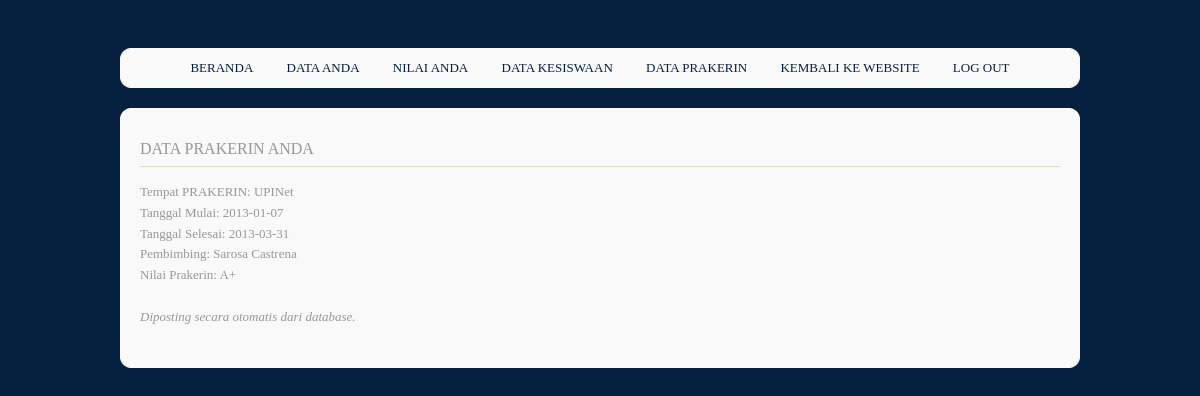
Screenshot of /siswa/hubin.php (signed in) with the database file from the repository.
### tables this page shows
CREATE TABLE IF NOT EXISTS `tbl_tatausaha` (
  `nis` varchar(15) NOT NULL,
  `kelas` text NOT NULL,
  `jurusan` text NOT NULL,
  `nama` text NOT NULL,
  `tempat_lahir` text NOT NULL,
  `tanggal_lahir` date NOT NULL,
  `jenis_kelamin` varchar(1) NOT NULL,
  `agama` text NOT NULL,
  `alamat` text NOT NULL,
  `telp` text NOT NULL,
  `nama_ayah` text NOT NULL,
  `alamat_ayah` text NOT NULL,
  `telp_ayah` text NOT NULL,
  `nama_ibu` text NOT NULL,
  `alamat_ibu` text NOT NULL,
  `telp_ibu` text NOT NULL,
  `sisa_iuran_bulanan` text NOT NULL,
  `sisa_dana_bangunan` text NOT NULL,
  PRIMARY KEY (`nis`),
  KEY `tanggal_lahir` (`tanggal_lahir`)
);

CREATE TABLE IF NOT EXISTS `tbl_hubin` (
  `nis` varchar(15) NOT NULL,
  `tempat` text NOT NULL,
  `mulai` text NOT NULL,
  `selesai` text NOT NULL,
  `pembimbing` text NOT NULL,
  `nilai` text NOT NULL,
  PRIMARY KEY (`nis`)
);

### config/lib.php (called while the page is built, shortened)
<?php
	function IsLoggedIn()
	{
		return true;
	}
	function GetLoginInfo()
	{
		if( IsLoggedIn() )
		{
			$data["user"]	= $_SESSION['username'];
			$data["pass"]	= $_SESSION['password'];
			$data["flag"]	= $_SESSION['flag'];
			return $data;
		}
		return NULL;
	}
	function GetAccountInfo()
	{
		$login		= GetLoginInfo();
		$primary	= $login["user"];
		if( $login["flag"] == "US" )
		{
			$query	= "SELECT * FROM tbl_tatausaha WHERE nis='$primary'";
			$check	= mysql_query( $query );
			if( !$check )
			{
				$data["Silahkan Edit Profil"]	= "";
				DisconnectDatabase();
				return $data;
			}
			else
			{
				$query	= "SELECT * FROM tbl_tatausaha
						   INNER JOIN tbl_kesiswaan ON ( tbl_tatausaha.nis = tbl_kesiswaan.nis )
						   INNER JOIN tbl_hubin ON ( tbl_kesiswaan.nis = tbl_hubin.nis )
						   INNER JOIN tbl_kurikulum_s1 ON ( tbl_hubin.nis = tbl_kurikulum_s1.nis )
						   INNER JOIN tbl_kurikulum_s2 ON ( tbl_kurikulum_s1.nis = tbl_kurikulum_s2.nis )
						   INNER JOIN tbl_kurikulum_s3 ON ( tbl_kurikulum_s2.nis = tbl_kurikulum_s3.nis )
						   INNER JOIN tbl_kurikulum_s4 ON ( tbl_kurikulum_s3.nis = tbl_kurikulum_s4.nis )
						   INNER JOIN tbl_kurikulum_s5 ON ( tbl_kurikulum_s4.nis = tbl_kurikulum_s5.nis )
						   WHERE tbl_tatausaha.nis='$primary'";
				$array	= mysql_query( $query ) or die( mysql_error() );
				$data	= mysql_fetch_array( $array );
				return $data;
			}
		}
		return NULL;
	}
?>

### siswa/content_hubin.php (the view, shortened to what this page needs)
<?php
if(!isset($_SESSION['username']) || ($_SESSION['flag'] != "US") )
	echo "<html><head><title>404 Not Found</title></head><body><h1>Not Found</h1><p>The requested URL was not found on this server.</p></body></html>";
else
	{
?>
<html xmlns="http://www.w3.org/1999/xhtml" xml:lang="EN" lang="EN" dir="ltr">
<head profile="http://gmpg.org/xfn/11">
<link rel="stylesheet" href="../styles/layout.css" type="text/css" />
</head>
<body id="top">
<div class="wrapper row3">
  <div class="rnd">
    <div id="container" class="clear">
      <h1>DATA PRAKERIN ANDA</h1>
<?php
	require_once "../config/lib.php";
	if( !IsLoggedIn() )
	{
		echo "Belum Login";
	}
	else
	{
		$login		= GetLoginInfo();
		$account	= GetAccountInfo();
		if( $login["flag"] == "US" )
		{
?>
			Tempat PRAKERIN: <?php echo $account["tempat"]; ?>
			<BR>
			Tanggal Mulai: <?php echo $account["mulai"]; ?>
			<BR>
			Tanggal Selesai: <?php echo $account["selesai"]; ?>
			<BR>
			Pembimbing: <?php echo $account["pembimbing"]; ?>
			<BR>
			Nilai Prakerin: <?php echo $account["nilai"]; ?>
			<BR><BR>
			<I>Diposting secara otomatis dari database.</I>
			<BR><BR>
<?php
		}
	}
?>
    </div>
  </div>
</div>
</body>
</html>
<?php
	}
?>

### styles/layout.css (style rules this page uses)
body { margin:0; padding:0; font-size:13px; font-family:Georgia, "Times New Roman", Times, serif; color:#979797; background-color:#06213F; }
.clear:after { content:"."; display:block; height:0; clear:both; visibility:hidden; line-height:0; }
.clear { display:inline-block; }
html[xmlns] .clear { display:block; }
div.wrapper { position:relative; margin:0 auto 20px; width:960px; text-align:left; }
div.wrapper h1, div.wrapper h2, div.wrapper h3, div.wrapper h4, div.wrapper h5, div.wrapper h6 { margin:0 0 15px 0; padding:0; font-size:16px; font-weight:normal; font-style:normal; line-height:normal; }
.row2, .row3, .row4 { color:#979797; background-color:#F9F9F9; }
#header, #container, #footer { display:block; width:960px; }
.rnd { display:block; width:960px; padding:12px 0 0 0; background:url("../images/round_top.gif") top left no-repeat; }
#container { width:920px; padding:20px; line-height:1.6em; background:url("../images/round_bot.gif") bottom left no-repeat; }
#container h1, #container h2, #container h3, #container h4, #container h5, #container h6 { padding-bottom:8px; border-bottom:1px solid #DEDACB; }

### rows the page displays
tbl_tatausaha: tbl_hubin.tempat "UPINet", tbl_hubin.mulai "2013-01-07", tbl_hubin.selesai "2013-03-31", tbl_hubin.pembimbing "Sarosa Castrena", tbl_hubin.nilai "A+"
